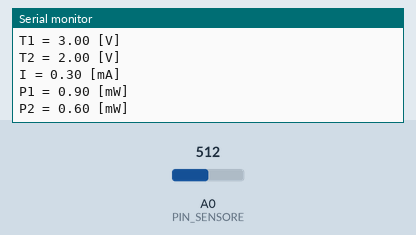
A sketch run on a simulated Arduino Uno, built with avr-gcc and run on an emulated ATmega328P. Shown: the last lines printed to the serial monitor. Inputs (shaded band) come from the test bench; at power-on: A0 (PIN_SENSORE) = 512.

Above: at 2.1 s.
2.2 s: A0 (PIN_SENSORE) set to 222
At 3.6 s:
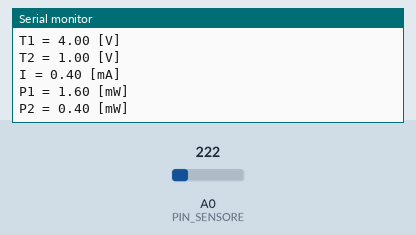
6.9 s: A0 (PIN_SENSORE) set to 197
At 8.8 s:
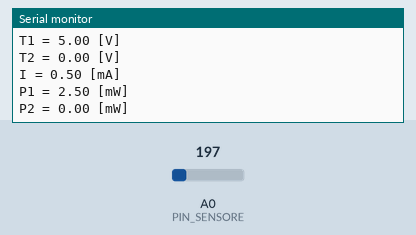
Timing chart, 0 to 10.3 s (numbered marks = the images above; inputs shaded):
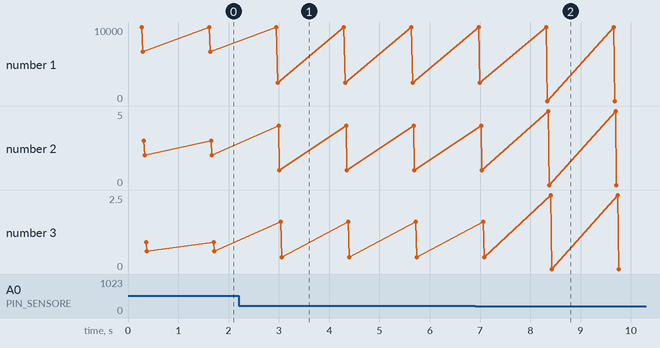

Measured:
- after the input at 2.2 s, the serial monitor: prints a new line after 0.77 s (image 1)
- after the input at 6.9 s, the serial monitor: prints a new line after 1.4 s (image 2)
- plotted number 1: 6666.67 → 2500 after the input at 2.2 s, 2500 → 0 after the input at 6.9 s
- plotted number 2: 1 → 0 after the input at 6.9 s
- plotted number 3: 0.6 → 0.4 after the input at 2.2 s, 0.4 → 0 after the input at 6.9 s

The sketch:

Multimetro.ino
```cpp
//Questo programma serve per calcolare intensità, resistenza e potenza di
//circuito
//Programma scritto da Rosselli Jasemine e Plum Ryan

#define RESISTENZA_CONOSCIUTA 10000.0
#define TENSIONE_TOTALE 5

#define PIN_SENSORE A0

float resistenza2, tensione1, tensione2, potenza2, potenza1, intensita;

void setup() {

	Serial.begin(9600);

	pinMode (PIN_SENSORE, INPUT);

	resistenza2 = 0;
	tensione1 = 0;
	tensione2 = 0;
	potenza2 = 0;
	potenza1 = 0;
	intensita = 0;

}

void loop() {

	tensione2 = (analogRead(PIN_SENSORE)*5)/1023;

	tensione1 = TENSIONE_TOTALE - tensione2;

	intensita = (tensione1/RESISTENZA_CONOSCIUTA)*1000;

	resistenza2 = tensione2/(intensita/1000);

	potenza2 = tensione2*intensita;

	potenza1 = tensione1*intensita;

	Serial.print("Esempio circuito:\n\n");
	Serial.print("     + 5V ___\n             |\n             |\n            | |\n\
            | |    R1 (conosciuta)\n            | |\n\
             |\n             |\n            | | \n\
            | |--> R2 (variabile)\n            | |\n\
             |\n        -  __|\n\n\n");
	Serial.print("R1 = ");
	Serial.print(RESISTENZA_CONOSCIUTA);
	Serial.println(" [ohm]");
	Serial.print("R2 = ");
	Serial.print(resistenza2);
	Serial.println(" [ohm]");
	Serial.print("T1 = ");
	Serial.print(tensione1);
	Serial.println(" [V]");
	Serial.print("T2 = ");
	Serial.print(tensione2);
	Serial.println(" [V]");
	Serial.print("I = ");
	Serial.print(intensita);
	Serial.println(" [mA]");
	Serial.print("P1 = ");
	Serial.print(potenza1);
	Serial.println(" [mW]");
	Serial.print("P2 = ");
	Serial.print(potenza2);
	Serial.println(" [mW]");
  Serial.println();
  Serial.println();
  Serial.println();
  Serial.println();
  Serial.println();
  Serial.println();
  Serial.println();
  Serial.println();

	/* + 5V ___
             |
	           |
            | |
            | |    R1 (conosciuta)
					  | |
             |
	 				   |
	 				  | |
            | |--> R2 (variabile)
					  | |
					   |
        -  __|

	*/

  delay(1000);

}
```
